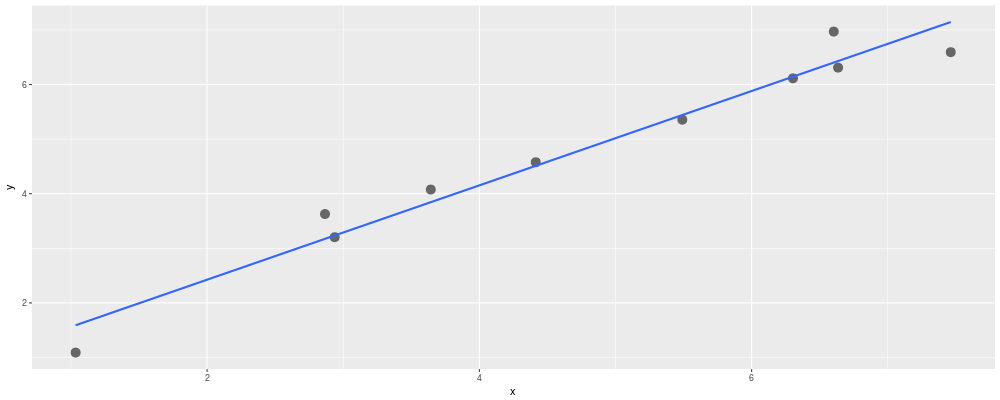

This figure's R source:
# Linear regression
library(ggplot2)
x0<-runif(10, min=0,max=9)
y0<-x0*rnorm(10,mean=1,sd=0.1)+rnorm(10,mean=0,sd=0.2)
dat<-data.frame(x=x0, y=y0)
summary(lm(x0~y0, dat))
p<-ggplot(dat, aes(x,y))+geom_point(color="grey40", size=4)+stat_smooth(method="lm", se=F)

png(file="linear_regression.png", width=1000, height=400)
p
dev.off()


# logit regression
x<-c(runif(20, min=1,max=5), runif(4, min=5,max=10), runif(20, min=10,max=15))
y<-c(rep(1,22), rep(0,22))
dat<-data.frame(X=x, Y=y)
p<-ggplot(dat, aes(X,Y))+geom_point(color="grey40")+stat_smooth(method="glm", method.args=list(family="binomial"), se=F)
png(file="logit_regression.png", width=1000, height=400)
p
dev.off()

## RELU
relu<-function(x) sapply(x, function(z) max(-5,z))
x<-seq(from=-10, to=5, by=0.1)
y<-relu(x)
dat<-data.frame(X=x, Y=y)
P<-ggplot(dat, aes(x=X, y=Y))+geom_line(size=1.6, color="orange")
P
png(file="relu.png", width=1000, height=400)
P
dev.off()


